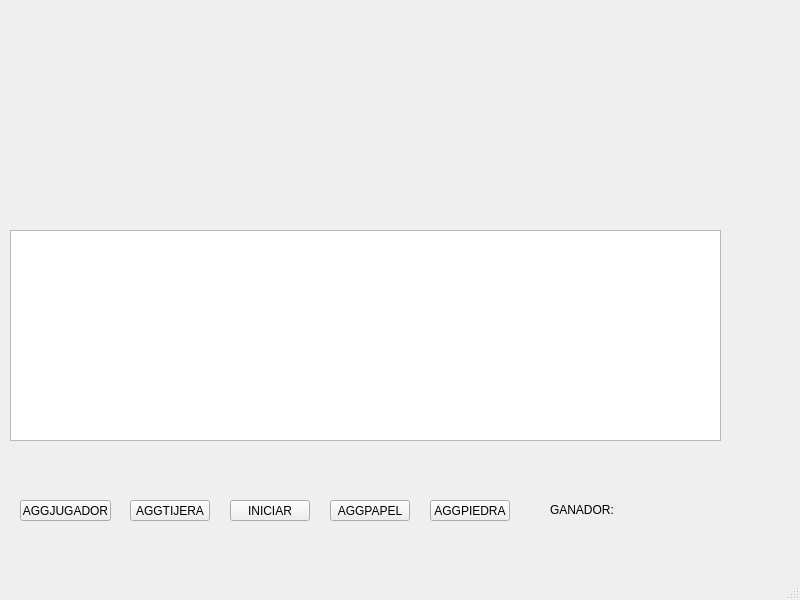
<?xml version="1.0" encoding="UTF-8"?>
<ui version="4.0">
 <class>MainWindow</class>
 <widget class="QMainWindow" name="MainWindow">
  <property name="geometry">
   <rect>
    <x>0</x>
    <y>0</y>
    <width>800</width>
    <height>600</height>
   </rect>
  </property>
  <property name="windowTitle">
   <string>MainWindow</string>
  </property>
  <widget class="QWidget" name="centralwidget">
   <widget class="QPushButton" name="on_startButton_clicked">
    <property name="geometry">
     <rect>
      <x>230</x>
      <y>500</y>
      <width>80</width>
      <height>21</height>
     </rect>
    </property>
    <property name="text">
     <string>INICIAR</string>
    </property>
   </widget>
   <widget class="QPushButton" name="addTijerasButton">
    <property name="geometry">
     <rect>
      <x>130</x>
      <y>500</y>
      <width>80</width>
      <height>21</height>
     </rect>
    </property>
    <property name="text">
     <string>AGGTIJERA</string>
    </property>
   </widget>
   <widget class="QPushButton" name="addJugadorButton">
    <property name="geometry">
     <rect>
      <x>20</x>
      <y>500</y>
      <width>91</width>
      <height>21</height>
     </rect>
    </property>
    <property name="text">
     <string>AGGJUGADOR</string>
    </property>
   </widget>
   <widget class="QPushButton" name="addPiedraButton">
    <property name="geometry">
     <rect>
      <x>430</x>
      <y>500</y>
      <width>80</width>
      <height>21</height>
     </rect>
    </property>
    <property name="text">
     <string>AGGPIEDRA</string>
    </property>
   </widget>
   <widget class="QPushButton" name="addPapelButton">
    <property name="geometry">
     <rect>
      <x>330</x>
      <y>500</y>
      <width>80</width>
      <height>21</height>
     </rect>
    </property>
    <property name="text">
     <string>AGGPAPEL</string>
    </property>
   </widget>
   <widget class="QGraphicsView" name="graphicsView">
    <property name="geometry">
     <rect>
      <x>10</x>
      <y>230</y>
      <width>711</width>
      <height>211</height>
     </rect>
    </property>
   </widget>
   <widget class="QWidget" name="verticalLayoutWidget">
    <property name="geometry">
     <rect>
      <x>550</x>
      <y>470</y>
      <width>160</width>
      <height>80</height>
     </rect>
    </property>
    <layout class="QVBoxLayout" name="verticalLayout">
     <item>
      <widget class="QLabel" name="countdownLabel">
       <property name="text">
        <string>GANADOR: </string>
       </property>
      </widget>
     </item>
    </layout>
   </widget>
  </widget>
  <widget class="QMenuBar" name="menubar">
   <property name="geometry">
    <rect>
     <x>0</x>
     <y>0</y>
     <width>800</width>
     <height>20</height>
    </rect>
   </property>
  </widget>
  <widget class="QStatusBar" name="statusbar"/>
 </widget>
 <resources/>
 <connections/>
</ui>
